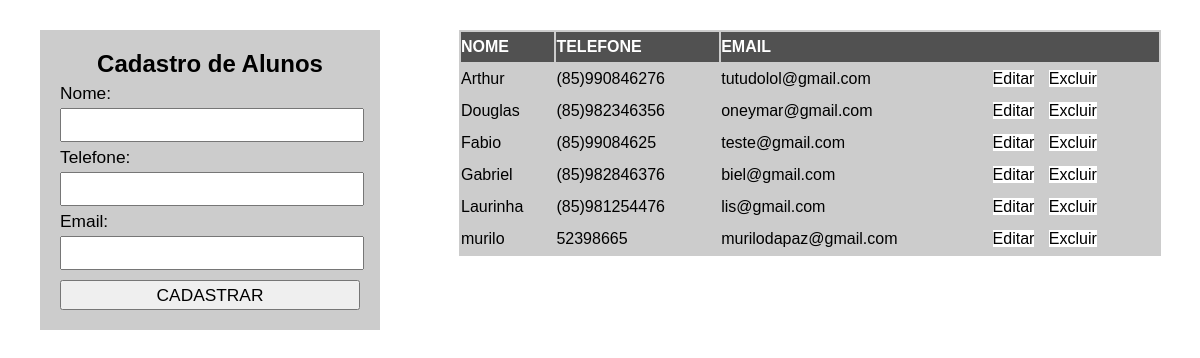
The page / on the database its author committed.
### tables this page shows
CREATE TABLE `pessoa` (
  `id` int(11) NOT NULL,
  `nome` varchar(50) DEFAULT NULL,
  `telefone` varchar(20) DEFAULT NULL,
  `email` varchar(100) DEFAULT NULL
);

### classe-pessoa.php (called while the page is built, shortened)
<?php
Class pessoa{
    private $pdo;
    public function __construct($dbname, $host, $user, $senha)
{
    try{
        $this->pdo = new PDO("mysql:dbname=".$dbname.";host=".$host,$user,$senha);
    }
    catch(PDOException $e)
    {
        echo "Erro com o banco de dados: ".$e->getMessage();
        exit();
    }
    catch(Exception $e)
    {
        echo "Erro genérico: ".$e->getMessage();
        exit();
    }
}
    public function buscarDados()
    {
        $cmd = $this->pdo->query("SELECT * FROM pessoa ORDER BY nome");
        $res = $cmd->fetchAll(PDO::FETCH_ASSOC);
        return $res;
    }
}
?>

### index.php (the view, shortened to what this page needs)
<?php
	require_once 'classe-pessoa.php';
	$p = new Pessoa("crudpdo","localhost", "root", "");
?>
<!DOCTYPE html>
<html>
<head>
	<link rel="stylesheet" href="style.css">
</head>
<body>
<section id="esquerda">
	<form method="POST">
	 	<h2> Cadastro de Alunos </h2>
	 	<label for="nome">Nome:</label>
	 	<input type="text" name="nome" id="nome" value="<?php if(isset($res)){echo $res['nome'];} ?>">
	 	<label for="telefone">Telefone:</label>
	 	<input type="text" name="telefone" id="telefone" value="<?php if(isset($res)){echo $res['telefone'];} ?>">
	 	<label for="email">Email:</label>
	 	<input type="text" name="email" id="email" value="<?php if(isset($res)){echo $res['email'];} ?>">
	 	<input type="submit" value="<?php if(isset($res)){echo "ATUALIZAR";}else{echo "CADASTRAR";} ?>">
	</form>
	</section>
	<section id="direita">
		<table>
			<tr id="titulo">
				<td>NOME</td>
				<td>TELEFONE</td>
				<td colspan="2">EMAIL</td>
			</tr>
	<?php
		$dados =$p->buscarDados();
		 if(count($dados) > 0)
		 {
			for ($i=0; $i < count($dados); $i++)
			{
				echo "<tr>";
				foreach ($dados[$i] as $k => $v)
				{
					if($k != "id")
					{
						echo "<td>".$v."</td>";
					}
				}
				?>
					<td>
						<a href="index.php?id_up=<?php echo $dados[$i]['id'];?>">Editar</a>
						<a href="index.php?id=<?php echo $dados[$i]['id'];?>">Excluir</a>
					</td>
				<?php
				echo "</tr>";
			}
		 	}
		?>
 	</section>
</body>
</html>

### style.css (style rules this page uses)
* { padding: 0; margin: 0; font-family: Arial; }
label, input { display: block; line-height: 30px; height: 30px; outline: none; font-size: 13pt; width: 100%; }
form { width: 300px; background-color: rgba(0,0,0,0.2); padding: 20px; margin: 30px auto; }
input[type="submit"] { margin-top: 10px; cursor: pointer; }
h2 { text-align: center; color: black; }
#esquerda { width: 35%; height: 500px; float: left; }
#direita { width: 65%; height: 500px; float: left; }
table { background-color: rgba(0, 0, 0, 0.2); width: 90%; margin: 30px auto; }
tr { line-height: 30px; }
tr#titulo { font-weight: bold; background-color: rgba(0, 0, 0, 0.6); color: white; }
td { padding: 0px, 5px; }
a { padding: 0px; margin: 0px 5px; text-decoration: none; background-color: white; color: black; }

### rows shown on the page
pessoa: nome "Arthur", telefone "(85)990846276", email "tutudolol@gmail.com"
pessoa: nome "Douglas", telefone "(85)982346356", email "oneymar@gmail.com"
pessoa: nome "Fabio", telefone "(85)99084625", email "teste@gmail.com"
pessoa: nome "Gabriel", telefone "(85)982846376", email "biel@gmail.com"
pessoa: nome "Laurinha", telefone "(85)981254476", email "lis@gmail.com"
pessoa: nome "murilo", telefone "52398665", email "murilodapaz@gmail.com"
